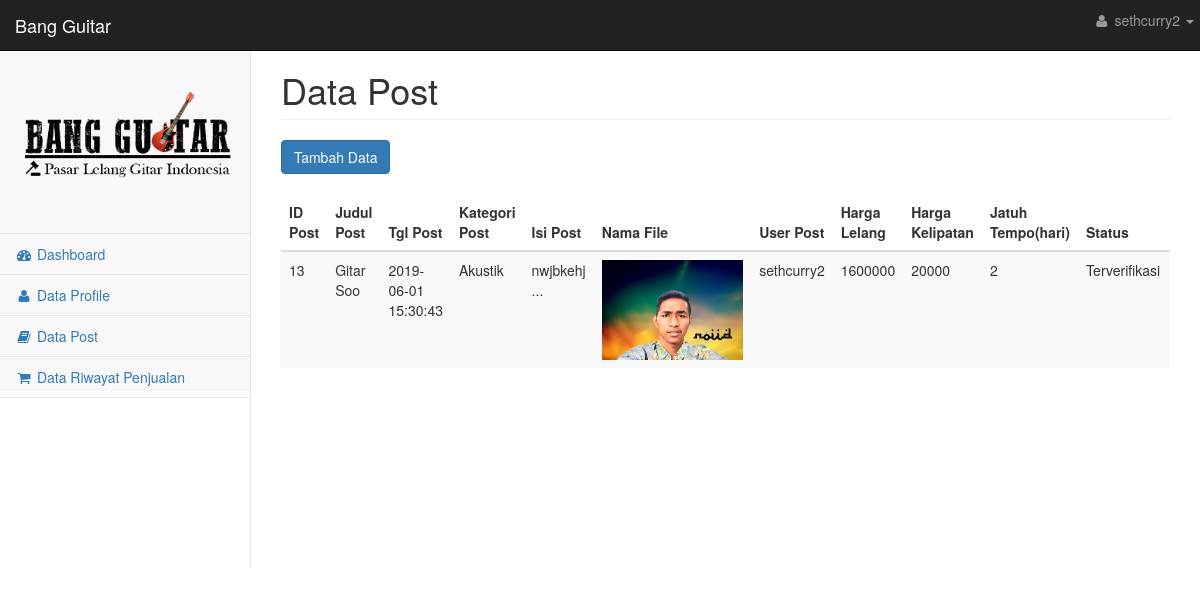
Page /penjual/datapost.php (signed in) on the committed database.
### tables this page shows
CREATE TABLE `user` (
  `id_user` int(11) NOT NULL,
  `nama_lengkap` varchar(50) NOT NULL,
  `username` varchar(30) NOT NULL,
  `password` varchar(30) NOT NULL,
  `jenis_kelamin` varchar(20) NOT NULL,
  `email` varchar(30) NOT NULL,
  `alamat` varchar(1000) NOT NULL,
  `tgl_lahir` date NOT NULL,
  `level_user` int(11) NOT NULL
);

CREATE TABLE `post` (
  `id_post` int(11) NOT NULL,
  `judul_post` varchar(100) NOT NULL,
  `tgl_post` datetime NOT NULL,
  `kategori_post` int(11) NOT NULL,
  `isi_post` varchar(50000) NOT NULL,
  `nama_file` varchar(250) NOT NULL,
  `user_post` int(11) NOT NULL,
  `harga_lelang` int(11) NOT NULL,
  `harga_kelipatan` int(11) NOT NULL,
  `jatuh_tempo` int(11) NOT NULL,
  `status` varchar(30) NOT NULL,
  `kualitas` varchar(50) DEFAULT NULL
);

CREATE TABLE `kategori` (
  `id_kategori` int(11) NOT NULL,
  `nama_kategori` varchar(30) NOT NULL
);

### penjual/datapost.php (the view, shortened to what this page needs)
<?php
    include 'koneksi.php';
 ?>
<!DOCTYPE html>
<html lang="en">
    <head>
        <link href="css/metisMenu.min.css" rel="stylesheet">
        <link href="css/timeline.css" rel="stylesheet">
        <link href="css/startmin.css" rel="stylesheet">
        <link href="css/morris.css" rel="stylesheet">
        <link href="css/bootstrap.min.css" rel="stylesheet">
        <link href="css/font-awesome.min.css" rel="stylesheet" type="text/css">
    </head>
    <body>
        <div id="wrapper">
        <?php
                include("nav.php");
            ?>
            <div id="page-wrapper">
                <div class="row">
                    <div class="col-lg-12">
                        <h1 class="page-header">Data Post</h1>
                    </div>
                </div>
                <div class="row">
                    <div class="col-lg-12">
                        <a id="modal-990150" href="#modal-container-990150" role="button" data-toggle="modal"><button class=" btn btn-primary">Tambah Data</button></a>
                        <br><br>
                          <div class="table-responsive">
                            <table class="table table-striped table-sm">
                              <thead>
                                <tr>
                                    <th>ID Post</th>
                                    <th>Judul Post</th>
                                    <th>Tgl Post</th>
                                    <th>Kategori Post</th>
                                    <th>Isi Post </th>
                                    <th>Nama File</th>
                                    <th>User Post</th>
                                    <th>Harga Lelang</th>
                                    <th>Harga Kelipatan</th>
                                    <th>Jatuh Tempo(hari)</th>
                                    <th>Status</th>
                                </tr>
                              </thead>
                              <tbody>
                                <?php
                                    $query = mysqli_query($mysqli, "SELECT * FROM post WHERE user_post=$_SESSION[id_user]");
                                    $hasil = mysqli_query($mysqli, "SELECT * FROM post WHERE user_post=$_SESSION[id_user]");
                                    $row = mysqli_num_rows($hasil);
                                    if ($row==0) {
                                        echo "Data kosong!";
                                    }else{
                                    while ($show = mysqli_fetch_array($query)) {
                                        $kat = $show['kategori_post'];
                                        $qq = mysqli_query($mysqli, "SELECT * FROM kategori WHERE id_kategori='$kat' ");
                                        $tampil = mysqli_fetch_array($qq);
                                        $user = $show['user_post'];
                                        $qq2 = mysqli_query($mysqli, "SELECT * FROM user WHERE id_user='$user' ");
                                        $tampil2 = mysqli_fetch_array($qq2);
                                     ?>
                                     <tr>
                                        <td><?php echo $show['id_post']; ?></td>
                                        <td><?php echo $show['judul_post']; ?></td>
                                        <td><?php echo $show['tgl_post']; ?></td>
                                        <td><?php echo $tampil['nama_kategori']; ?></td>
                                        <td><?php echo substr($show['isi_post'],0,200); ?>...</td>
                                        <td><img src="<?php echo $show['nama_file']; ?>" height="100px" width="auto"></td>
                                        <td><?php echo $tampil2['username']; ?></td>
                                        <td><?php echo $show['harga_lelang']; ?></td>
                                        <td><?php echo $show['harga_kelipatan']; ?></td>
                                        <td><?php echo $show['jatuh_tempo']; ?></td>
                                        <td><?php echo $show['status']; ?></td>
                                     </tr>
                                     <?php }
                                     }
                                      ?>
                              </tbody>
                            </table>
                          </div>
                    </div>
                </div>
            </div>
        </div>
    </body>
</html>

### penjual/nav.php (shortened to what this page needs)
<nav class="navbar navbar-inverse navbar-fixed-top" role="navigation">
    <div class="navbar-header">
        <a class="navbar-brand" href="index.php">Bang Guitar</a>
    </div>
    <ul class="nav navbar-right navbar-top-links">
        <li class="dropdown">
            <?php
                        include 'koneksi.php';
                            $perintah = mysqli_query($mysqli, "SELECT * from user WHERE id_user='$_SESSION[id_user]'");
                            $result = mysqli_fetch_array($perintah);
                        ?>
            <a class="dropdown-toggle" data-toggle="dropdown" href="#">
                <i class="fa fa-user fa-fw"></i> <?php echo $result['username']; ?> <b class="caret"></b>
            </a>
        </li>
    </ul>
    <div class="navbar-default sidebar" role="navigation">
        <div class="sidebar-nav navbar-collapse">
            <ul class="nav" id="side-menu">
                <li class="sidebar-search">
                    <img src="images/bangguitar.png" class="img img-responsive" width="auto" height="100">
                </li>
                <li>
                    <a href="index.php"><i class="fa fa-dashboard fa-fw"></i> Dashboard</a>
                </li>
                <li>
                    <a href="datauser.php"><i class="fa fa-user fa-fw"></i> Data Profile</a>
                </li>
                <li>
                    <a href="datapost.php"><i class="fa fa-book fa-fw"></i> Data Post</a>
                </li>
                <li>
                    <a href="datajual.php"><i class="fa fa-shopping-cart fa-fw"></i> Data Riwayat Penjualan</a>
                </li>
            </ul>
        </div>
    </div>
</nav>

### penjual/css/startmin.css (style rules this page uses)
body { background-color: #f8f8f8; }
#wrapper { width: 100%; }
#page-wrapper { padding: 30px 15px 0 15px; min-height: 568px; background-color: #fff; }
@media (min-width:768px) { #page-wrapper { position: inherit; margin-left: 250px; padding: 30px 30px 0 30px; border-left: 1px solid #e7e7e7; } }
.navbar-header { float: left; }
.navbar-right { text-align: right; }
.navbar-top-links { margin: 0; }
.navbar-top-links li { display: inline-block; }
.navbar-top-links li:last-child { margin-right: 6px; }
.navbar-top-links li a { padding: 15px; min-height: 50px; }
.navbar-top-links>li>a { color: #999; }
.sidebar .sidebar-nav.navbar-collapse { padding-right: 0; padding-left: 0; }
.sidebar .sidebar-search { padding: 15px; }
.sidebar ul li { border-bottom: 1px solid #e7e7e7; }
@media (min-width:768px) { .sidebar { z-index: 1; position: absolute; width: 250px; margin-top: 51px; } }

### rows in the picture
user: username "sethcurry2"
post: id_post "13", judul_post "Gitar Soo", tgl_post "2019-06-01 15:30:43", kategori_post.nama_kategori "Akustik", isi_post "nwjbkehj", nama_file (picture), user_post.username "sethcurry2", harga_lelang "1600000", harga_kelipatan "20000", jatuh_tempo "2", status "Terverifikasi"
